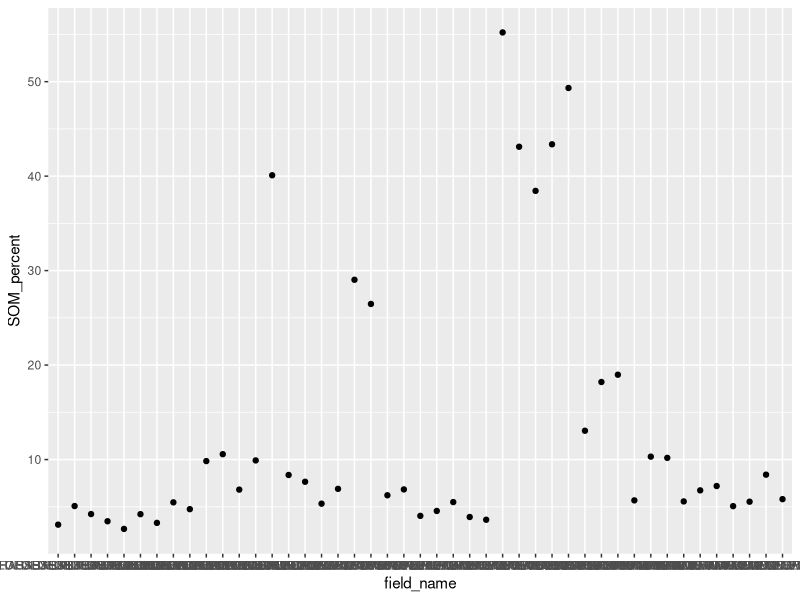
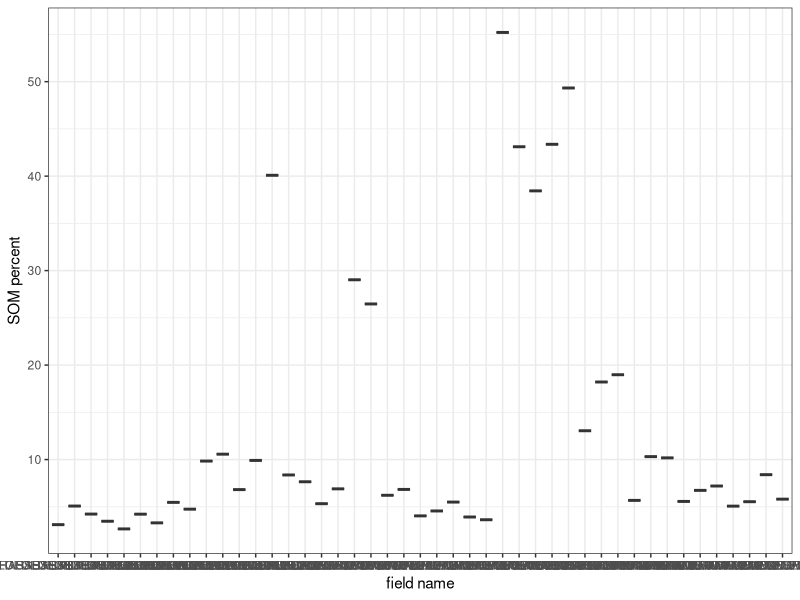
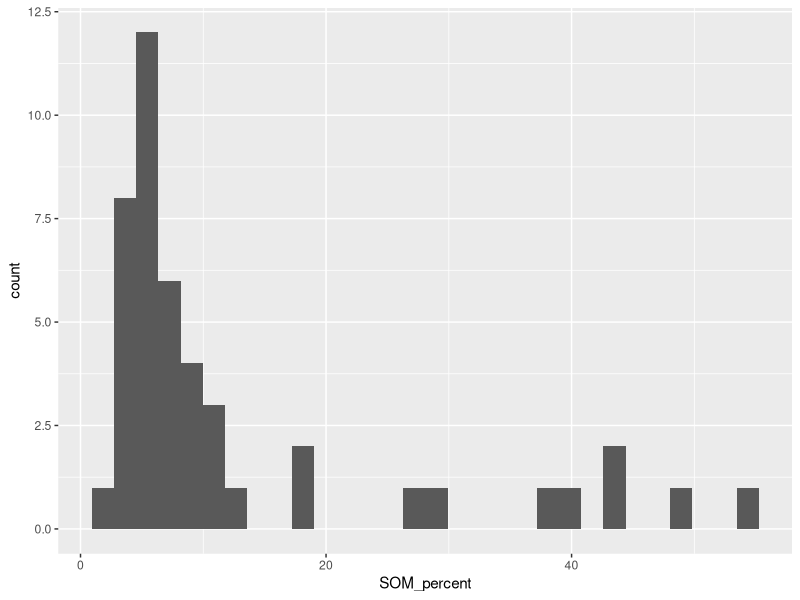
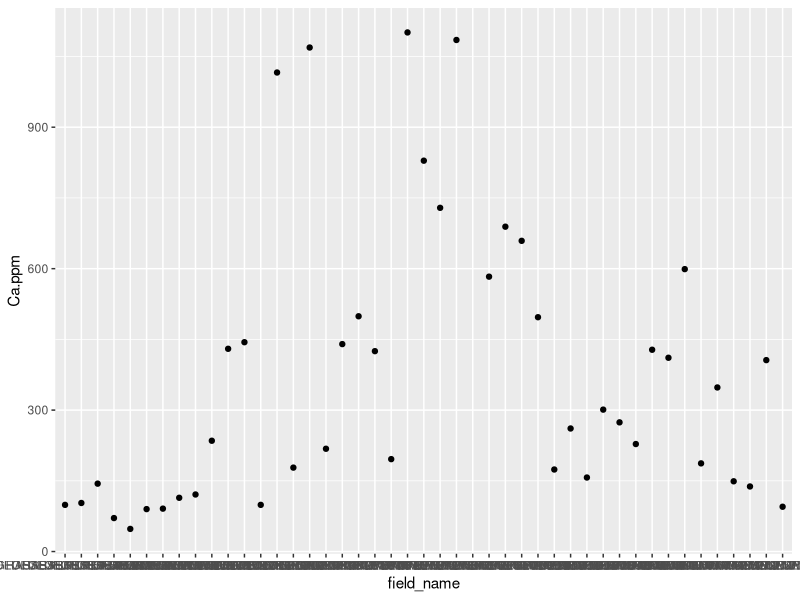
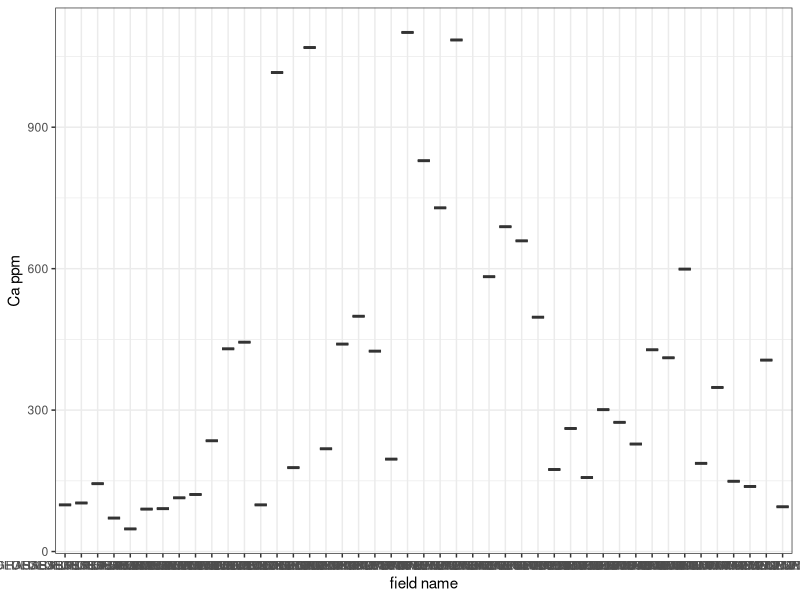
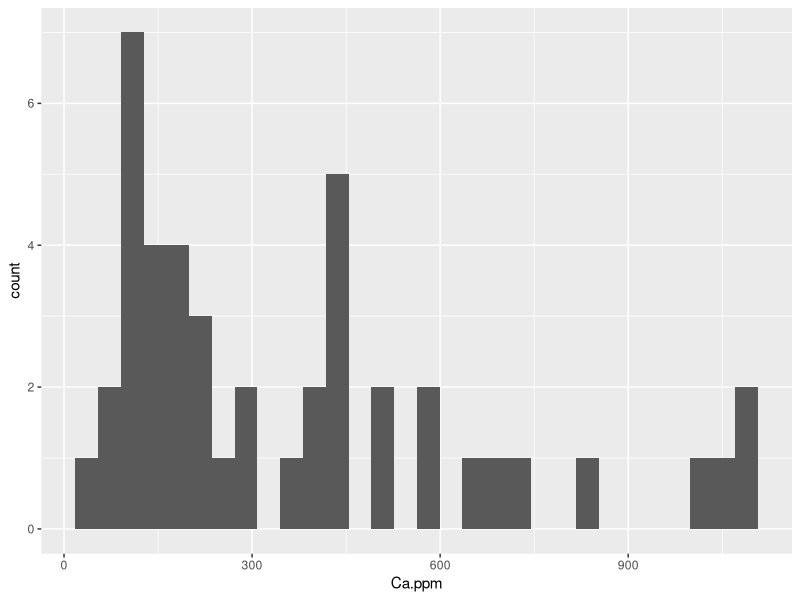

R code for these plots, in order:
## ---- chunk 1
# clear the R environment and import the libraries that we need
rm(list = ls())
library(here)
library(ggplot2)
library(dplyr)
library(forcats)
## ---- chunk 2
# import the data 
soil <- read.csv(here("Data", "soil_data.csv"), stringsAsFactors = TRUE)

# open the data to ensure that it imported correctly
#View(soil)

# rename the Field.Name column to get rid of the period
soil <- rename(soil, field_name = Field.Name)
## ---- chunk 3
# use piping to filter out the Degrasse Plots from the rest of the forest data name and make those samples into a new dataframe
Degrasse_plts <- c('DEGRASSE PLOT 1 SAMPLE 1', 'DEGRASSE PLOT 1 SAMPLE 2', 'DEGRASSE PLOT 1 SAMPLE 3', 'DEGRASSE PLOT 2 SAMPLE 1','DEGRASSE PLOT 2 SAMPLE 2', 'DEGRASSE PLOT 2 SAMPLE 3', 'DEGRASSE PLOT 3 SAMPLE 1', 'DEGRASSE PLOT 3 SAMPLE 2', 'DEGRASSE PLOT 3 SAMPLE 3')

Donnerville_plts <- c('DONNERVILLE PLOT 1 SAMPLE 1', 'DONNERVILLE PLOT 1 SAMPLE 2', 'DONNERVILLE PLOT 1 SAMPLE 3', 'DONNERVILLE PLOT 2 SAMPLE 1','DONNERVILLE PLOT 2 SAMPLE 2', 'DONNERVILLE PLOT 2 SAMPLE 3', 'DONNERVILLE PLOT 3 SAMPLE 1', 'DONNERVILLE PLOT 3 SAMPLE 2', 'DONNERVILLE PLOT 3 SAMPLE 3')

Kip_plts <- c('KIP TRACT PLOT 1 SAMPLE 1', 'KIP TRACT PLOT 1 SAMPLE 2', 'KIP TRACT PLOT 1 SAMPLE 3', 'KIP TRACT PLOT 2 SAMPLE 1','KIP TRACT PLOT 2 SAMPLE 2', 'KIP TRACT PLOT 2 SAMPLE 3', 'KIP TRACT PLOT 3 SAMPLE 1', 'KIP TRACT PLOT 3 SAMPLE 2', 'KIP TRACT PLOT 3 SAMPLE 3')

Peavine_plts <- c('PEAVINE PLOT 1 SAMPLE 1', 'PEAVINE PLOT 1 SAMPLE 2', 'PEAVINE PLOT 1 SAMPLE 3', 'PEAVINE PLOT 2 SAMPLE 1','PEAVINE PLOT 2 SAMPLE 2', 'PEAVINE PLOT 2 SAMPLE 3', 'PEAVINE PLOT 3 SAMPLE 1', 'PEAVINE PLOT 3 SAMPLE 2', 'PEAVINE PLOT 3 SAMPLE 3')

Hammond_plts <- c('HAMMOND PLOT 1 SAMPLE 1', 'HAMMOND PLOT 1 SAMPLE 2', 'HAMMOND PLOT 1 SAMPLE 3', 'HAMMOND PLOT 2 SAMPLE 1','HAMMOND PLOT 2 SAMPLE 2', 'HAMMOND PLOT 2 SAMPLE 3', 'HAMMOND PLOT 3 SAMPLE 1', 'HAMMOND PLOT 3 SAMPLE 2', 'HAMMOND PLOT 3 SAMPLE 3')


# I though this code might allow me to take the variables I defined above and make them into a new column but it did not work, I kept running into an error where the console would output " Unknown levels in `f`: HAMMOND PLOT 1 SAMPLE 1, HAMMOND PLOT 1 SAMPLE 2, HAMMOND PLOT 1 SAMPLE 3"  I tried for a long time to look into this error but I had no luck

#soil <- soil %>% 
  #mutate(Forest = fct_collapse(field_name,
                             # Degrasse = Degrasse_plts,
                             # Donnerville = Donnerville_plts,
                             # Kip = Kip_plts,
                             # Peavine = Peavine_plts,
                             # Hammond = Hammond_plts))

#Assign all of the data from the different forrests to new data frames to seperate them by forest.

#Degrasse <- soil %>% filter(Field.Name == Degrasse_plts)
#Donnerville <- soil %>% filter(Field.Name == Donnerville_plts)
#Kip <- soil %>% filter(Field.Name == Kip_plts)
#Peavine <- soil %>% filter(Field.Name == Peavine_plts)
#Hammond <- soil %>% filter(Field.Name == Hammond_plts)

## ---- chunk 4
#create new column
soil$Forest <-"" #creates new empty character column
#sort forests and fill in column
Degrasse<-"DEGRASSE*" #creates wildcard to search
fix <- grep(Degrasse, soil$field_name)
soil$Forest[fix]<- "Degrasse"

Don <-"DONNERVILLE*"
fix <- grep(Don, soil$field_name)
soil$Forest[fix]<- "Donnerville"

Kip <-"KIP*"
fix <-grep(Kip, soil$field_name)
soil$Forest[fix] <- "Kip Tract"

Pea <-"PEAVINE*"
fix <-grep(Pea, soil$field_name)
soil$Forest[fix] <- "Peavine"

SH <-"SOUTH HAMMOND*"
fix <-grep(SH, soil$field_name)
soil$Forest[fix] <- "South Hammond"

soil$Forest
## ---- chunk 5
# Use ggplot to make a simple scatterplot
# the function takes the following parameters: ggplot(data frame, aes(x = x-axis, y = y-axis))+geom_point()

# the +geom_point() function adds another layer to the plot that will overlay your data points
ggplot(soil, aes(x = field_name, y = SOM_percent)) + geom_point()
## ---- chunk 6
# making a box and whisker plot with ggplot.  Here, instead of specifiying point, you specify the geom_boxplot to add the boxplot as another layer
ggplot(soil, aes(x = field_name, y = SOM_percent)) +
geom_boxplot() +
xlab("field name") +
ylab("SOM percent") +
theme_bw()
## ---- chunk 7
# creating a histogram using ggplot()
ggplot(soil, aes(x = SOM_percent)) +
geom_histogram()
## ---- chunk 8
# Use ggplot to make a simple scatterplot
# the function takes the following parameters: ggplot(data frame, aes(x = x-axis, y = y-axis))+geom_point()

# the +geom_point() function adds another layer to the plot that will overlay your data points
ggplot(soil, aes(x = field_name, y = Ca.ppm)) + geom_point()
## ---- chunk 9
# making a box and whisker plot with ggplot.  Here, instead of specifiying point, you specify the geom_boxplot to add the boxplot as another layer
ggplot(soil, aes(x = field_name, y = Ca.ppm)) +
geom_boxplot() +
xlab("field name") +
ylab("Ca ppm") +
theme_bw()
## ---- chunk 10
# creating a histogram using ggplot()
ggplot(soil, aes(x = Ca.ppm)) +
geom_histogram()
